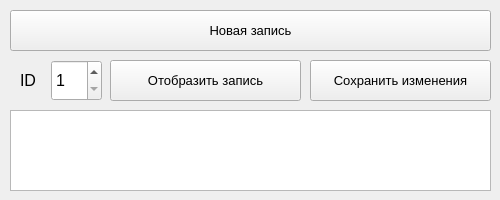
<?xml version="1.0" encoding="UTF-8"?>
<ui version="4.0">
 <class>MainWindow</class>
 <widget class="QMainWindow" name="MainWindow">
  <property name="geometry">
   <rect>
    <x>0</x>
    <y>0</y>
    <width>500</width>
    <height>200</height>
   </rect>
  </property>
  <property name="minimumSize">
   <size>
    <width>500</width>
    <height>200</height>
   </size>
  </property>
  <property name="maximumSize">
   <size>
    <width>500</width>
    <height>200</height>
   </size>
  </property>
  <property name="windowTitle">
   <string>Капучино</string>
  </property>
  <widget class="QWidget" name="centralwidget">
   <widget class="QTableWidget" name="table">
    <property name="geometry">
     <rect>
      <x>10</x>
      <y>110</y>
      <width>481</width>
      <height>81</height>
     </rect>
    </property>
   </widget>
   <widget class="QPushButton" name="btn_new">
    <property name="geometry">
     <rect>
      <x>10</x>
      <y>10</y>
      <width>481</width>
      <height>41</height>
     </rect>
    </property>
    <property name="font">
     <font>
      <pointsize>10</pointsize>
     </font>
    </property>
    <property name="text">
     <string>Новая запись</string>
    </property>
   </widget>
   <widget class="QPushButton" name="btn_edit">
    <property name="geometry">
     <rect>
      <x>310</x>
      <y>60</y>
      <width>181</width>
      <height>41</height>
     </rect>
    </property>
    <property name="font">
     <font>
      <pointsize>10</pointsize>
     </font>
    </property>
    <property name="text">
     <string>Сохранить изменения</string>
    </property>
   </widget>
   <widget class="QSpinBox" name="ID">
    <property name="geometry">
     <rect>
      <x>51</x>
      <y>60</y>
      <width>51</width>
      <height>41</height>
     </rect>
    </property>
    <property name="font">
     <font>
      <pointsize>12</pointsize>
     </font>
    </property>
    <property name="minimum">
     <number>1</number>
    </property>
   </widget>
   <widget class="QLabel" name="label">
    <property name="geometry">
     <rect>
      <x>20</x>
      <y>70</y>
      <width>21</width>
      <height>21</height>
     </rect>
    </property>
    <property name="font">
     <font>
      <pointsize>12</pointsize>
     </font>
    </property>
    <property name="text">
     <string>ID</string>
    </property>
   </widget>
   <widget class="QPushButton" name="btn_load">
    <property name="geometry">
     <rect>
      <x>110</x>
      <y>60</y>
      <width>191</width>
      <height>41</height>
     </rect>
    </property>
    <property name="font">
     <font>
      <pointsize>10</pointsize>
     </font>
    </property>
    <property name="text">
     <string>Отобразить запись</string>
    </property>
   </widget>
  </widget>
 </widget>
 <resources/>
 <connections/>
</ui>
